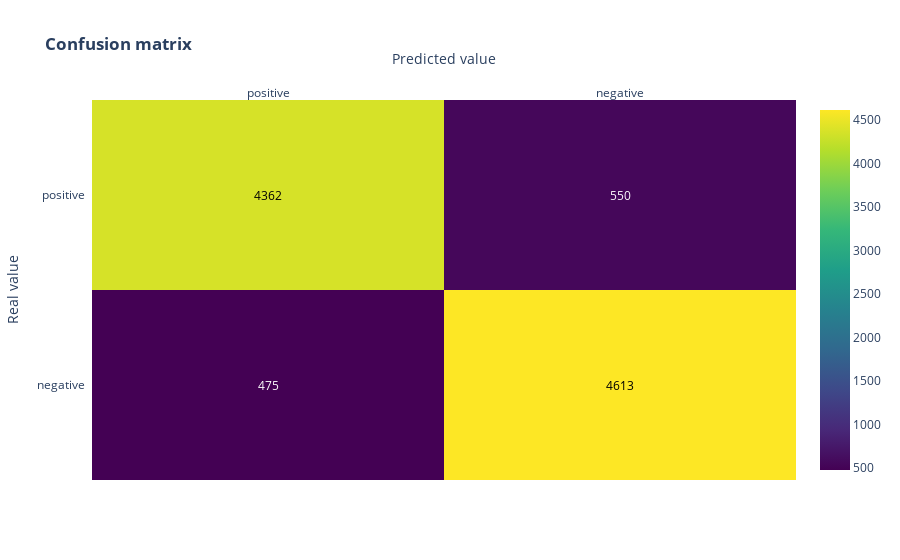

Write notebook code for a chart like this one.
### Code cell
conf_matrix(metrics.confusion_matrix(Y_test, y_predLR))

### Figure 1 — Plotly figure (JSON) as saved in the notebook; plotly's stock layout.template omitted (floating-point values rounded to 4 significant figures)
{"data": [{"colorscale": [[0, "#440154"], [0.1111, "#482878"], [0.2222, "#3e4989"], [0.3333, "#31688e"], [0.4444, "#26828e"], [0.5556, "#1f9e89"], [0.6667, "#35b779"], [0.7778, "#6ece58"], [0.8889, "#b5de2b"], [1, "#fde725"]], "reversescale": false, "showscale": true, "type": "heatmap", "x": ["positive", "negative"], "y": ["negative", "positive"], "z": [[475, 4613], [4362, 550]]}], "layout": {"annotations": [{"font": {"color": "#FFFFFF"}, "showarrow": false, "text": "475", "x": "positive", "xref": "x", "y": "negative", "yref": "y"}, {"font": {"color": "#000000"}, "showarrow": false, "text": "4613", "x": "negative", "xref": "x", "y": "negative", "yref": "y"}, {"font": {"color": "#000000"}, "showarrow": false, "text": "4362", "x": "positive", "xref": "x", "y": "positive", "yref": "y"}, {"font": {"color": "#FFFFFF"}, "showarrow": false, "text": "550", "x": "negative", "xref": "x", "y": "positive", "yref": "y"}], "title": {"text": "<b>Confusion matrix</b>"}, "xaxis": {"dtick": 1, "gridcolor": "rgb(0, 0, 0)", "side": "top", "ticks": "", "title": {"text": "Predicted value"}}, "yaxis": {"dtick": 1, "ticks": "", "ticksuffix": "  ", "title": {"text": "Real value"}}}}
